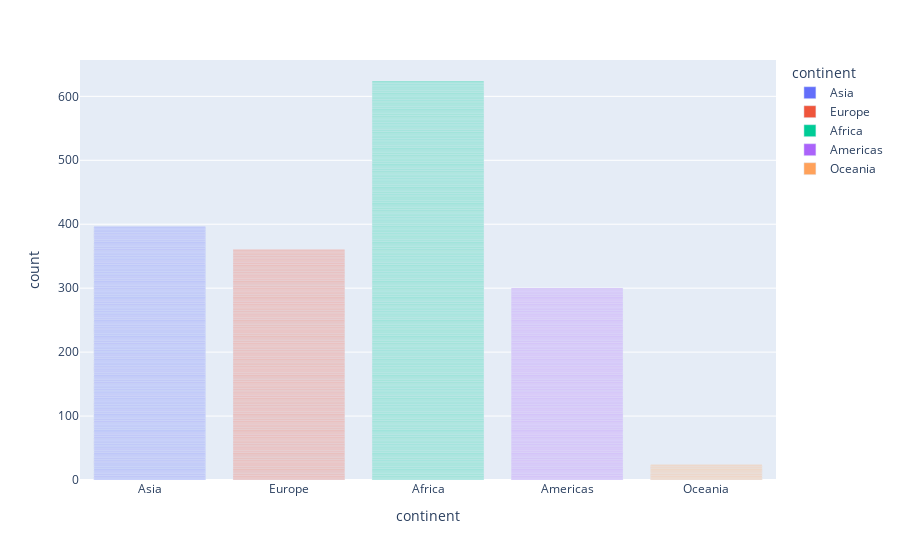

Notebook code cell kept with this figure:
### Code cell
px.bar(df,x="continent", color="continent")

### Figure 1 — Plotly figure (JSON) as saved in the notebook; plotly's stock layout.template omitted (floating-point values rounded to 4 significant figures; data arrays with more than 128 entries replaced by an {"elided": "..."} marker saying what was removed)
{"data": [{"alignmentgroup": "True", "hovertemplate": "continent=%{x}<br>count=%{y}<extra></extra>", "legendgroup": "Asia", "marker": {"color": "#636efa", "pattern": {"shape": ""}}, "name": "Asia", "offsetgroup": "Asia", "orientation": "v", "showlegend": true, "textposition": "auto", "type": "bar", "x": {"elided": "396 str values"}, "xaxis": "x", "y": {"elided": "396 int values"}, "yaxis": "y"}, {"alignmentgroup": "True", "hovertemplate": "continent=%{x}<br>count=%{y}<extra></extra>", "legendgroup": "Europe", "marker": {"color": "#EF553B", "pattern": {"shape": ""}}, "name": "Europe", "offsetgroup": "Europe", "orientation": "v", "showlegend": true, "textposition": "auto", "type": "bar", "x": {"elided": "360 str values"}, "xaxis": "x", "y": {"elided": "360 int values"}, "yaxis": "y"}, {"alignmentgroup": "True", "hovertemplate": "continent=%{x}<br>count=%{y}<extra></extra>", "legendgroup": "Africa", "marker": {"color": "#00cc96", "pattern": {"shape": ""}}, "name": "Africa", "offsetgroup": "Africa", "orientation": "v", "showlegend": true, "textposition": "auto", "type": "bar", "x": {"elided": "624 str values"}, "xaxis": "x", "y": {"elided": "624 int values"}, "yaxis": "y"}, {"alignmentgroup": "True", "hovertemplate": "continent=%{x}<br>count=%{y}<extra></extra>", "legendgroup": "Americas", "marker": {"color": "#ab63fa", "pattern": {"shape": ""}}, "name": "Americas", "offsetgroup": "Americas", "orientation": "v", "showlegend": true, "textposition": "auto", "type": "bar", "x": {"elided": "300 str values"}, "xaxis": "x", "y": {"elided": "300 int values"}, "yaxis": "y"}, {"alignmentgroup": "True", "hovertemplate": "continent=%{x}<br>count=%{y}<extra></extra>", "legendgroup": "Oceania", "marker": {"color": "#FFA15A", "pattern": {"shape": ""}}, "name": "Oceania", "offsetgroup": "Oceania", "orientation": "v", "showlegend": true, "textposition": "auto", "type": "bar", "x": ["Oceania", "Oceania", "Oceania", "Oceania", "Oceania", "Oceania", "Oceania", "Oceania", "Oceania", "Oceania", "Oceania", "Oceania", "Oceania", "Oceania", "Oceania", "Oceania", "Oceania", "Oceania", "Oceania", "Oceania", "Oceania", "Oceania", "Oceania", "Oceania"], "xaxis": "x", "y": [1, 1, 1, 1, 1, 1, 1, 1, 1, 1, 1, 1, 1, 1, 1, 1, 1, 1, 1, 1, 1, 1, 1, 1], "yaxis": "y"}], "layout": {"autosize": true, "barmode": "relative", "legend": {"title": {"text": "continent"}, "tracegroupgap": 0}, "margin": {"t": 60}, "xaxis": {"anchor": "y", "autorange": true, "categoryarray": ["Asia", "Europe", "Africa", "Americas", "Oceania"], "categoryorder": "array", "domain": [0, 1], "range": [-0.5, 4.5], "title": {"text": "continent"}, "type": "category"}, "yaxis": {"anchor": "x", "autorange": true, "domain": [0, 1], "range": [0, 656.8], "title": {"text": "count"}, "type": "linear"}}}
